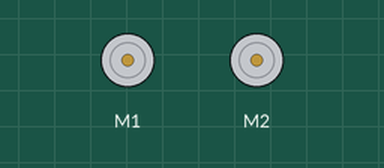
Simulated run of this program. Board: Arduino Leonardo, built with avr-gcc and run on an emulated ATmega32U4. Shown: 2 × DC motor (green arrow = forward, orange = backward, longer = faster). What the program prints to the serial monitor is not drawn.

Above: at 0.1 s.
At 15.15 s:
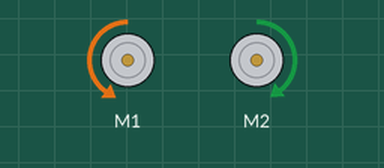
At 21.34 s:
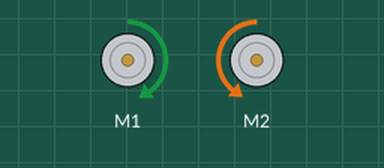
At 34.32 s:
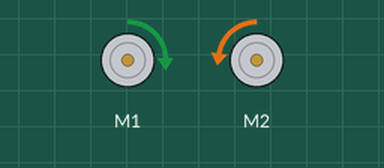
Timing chart, 0 to 36.3 s (numbered marks = the images above):
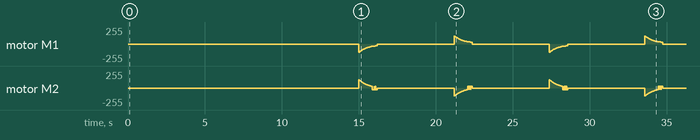

The program:

main.cpp
```cpp
#include <Arduino.h>
#include <Romi32U4.h>

Romi32U4Encoders encoders;
Romi32U4Motors motors;

double counts_per_rev{1440.0};
double circumference{7.0}; // cm * PI
double track_width{14.1};

struct destData
{
  int desired_distance{};
  int degree{};
};

struct odomInfo
{
  double center_distance{};
  double current_heading{};
};

struct motor_effort
{
  int left_effort{};
  int right_effort{};
};

destData move_array[4]{
    // linear_distance, degree
    {0, 90},
    {0, -90},
    {0, 90},
    {0, -90}};

odomInfo odomCalc();
motor_effort effortCalc(odomInfo data, destData destination);
int deadbandCompensation(double effort);
bool driveTo(destData destination);

void setup()
{
  Serial.begin(9600);

  delay(15000);
}

void loop()
{

  static size_t current_index = 0;

  const size_t move_size = (sizeof(move_array) / sizeof(move_array[0]));

  if (current_index >= move_size)
  {

    static bool completion_printed = false;
    motors.setSpeeds(0, 0);

    if(!completion_printed) {
      Serial.println("Done!");
      completion_printed = true;
    }

    return;
  }

  if (driveTo(move_array[current_index]))
  {
    motors.setSpeeds(0, 0);
    delay(5000);
    encoders.getCountsAndResetLeft();
    encoders.getCountsAndResetRight();
    current_index++;
  }
}

odomInfo odomCalc()
{

  int32_t left_counts = encoders.getCountsLeft();
  int32_t right_counts = encoders.getCountsRight();

  double left_distance = (left_counts / counts_per_rev) * circumference * PI;
  double right_distance = (right_counts / counts_per_rev) * circumference * PI;

  double center_distance = (left_distance + right_distance) / 2.0;

  double current_heading = ((right_distance - left_distance) / track_width) * (180 / PI);

  odomInfo result{center_distance, current_heading};

  return result;
}

motor_effort effortCalc(odomInfo data, destData destination)
{
  double Kp_dist = 5.0;
  double Kp_degree = 2.0;

  double dist_err = destination.desired_distance - data.center_distance;
  double heading_err = (destination.degree - data.current_heading);

  int left_effort = deadbandCompensation(Kp_dist * dist_err - Kp_degree * heading_err);
  int right_effort = deadbandCompensation(Kp_dist * dist_err + Kp_degree * heading_err);

  motor_effort result = {left_effort, right_effort};

  return result;
}

int deadbandCompensation(double effort) {

  const double min_effort = 40.0;
  const double max_effort = 300.0;

  effort = constrain(effort, -max_effort, max_effort);

  if(effort == 0)
    return 0;

  double magnitude = fabs(effort);

  double op_effort = min_effort + (max_effort - min_effort) * (magnitude/max_effort);

  return (effort > 0) ? static_cast<int>(op_effort) : -static_cast<int>(op_effort);
}

bool driveTo(destData value)
{

  odomInfo update = odomCalc();

  if (fabs((value.desired_distance - update.center_distance)) <= 0.5 && fabs((value.degree - update.current_heading)) <= 2.0)
  {
    motors.setSpeeds(0, 0);
    return true;
  }

  motor_effort result = effortCalc(update, value);
  motors.setSpeeds(result.left_effort, result.right_effort);

  return false;
}
```
